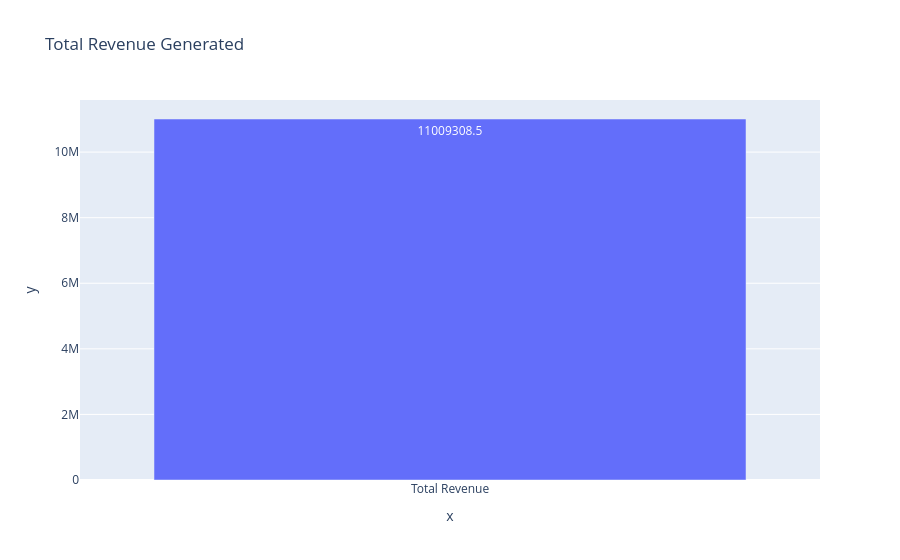

Notebook code cell kept with this figure:
### Code cell
fig = px.bar(
x=["Total Revenue"],
    y=[total_revenue],
    text=[total_revenue],
    title="Total Revenue Generated"
)

fig.show()

### Figure 1 — Plotly figure (JSON) as saved in the notebook; plotly's stock layout.template omitted (floating-point values rounded to 4 significant figures)
{"data": [{"hovertemplate": "x=%{x}<br>y=%{y}<br>text=%{text}<extra></extra>", "legendgroup": "", "marker": {"color": "#636efa", "pattern": {"shape": ""}}, "name": "", "orientation": "v", "showlegend": false, "text": [11010000.0], "textposition": "auto", "type": "bar", "x": ["Total Revenue"], "xaxis": "x", "y": [11010000.0], "yaxis": "y"}], "layout": {"barmode": "relative", "legend": {"tracegroupgap": 0}, "title": {"text": "Total Revenue Generated"}, "xaxis": {"anchor": "y", "domain": [0, 1], "title": {"text": "x"}}, "yaxis": {"anchor": "x", "domain": [0, 1], "title": {"text": "y"}}}}
